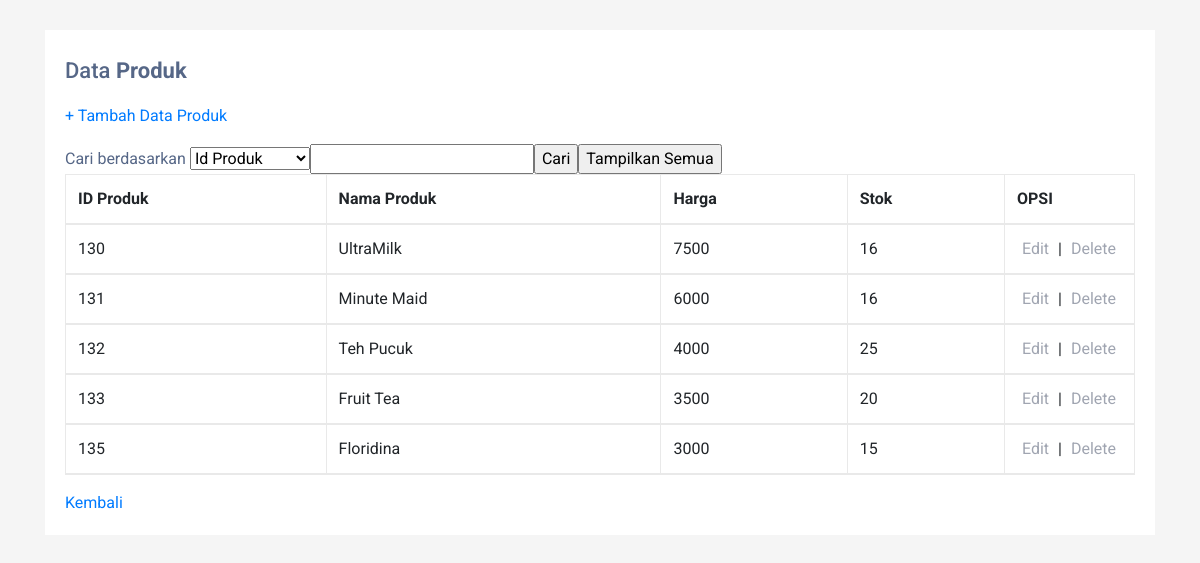
The page /produk.php (signed in) on the database its author committed.
### tables this page shows
CREATE TABLE `produk` (
  `ProdukID` int(11) NOT NULL,
  `NamaProduk` varchar(30) NOT NULL,
  `Harga` int(11) NOT NULL,
  `Stok` int(11) NOT NULL
);

### produk.php (the view, shortened to what this page needs)
<?php
if (!isset($_SESSION["username"])) {
  header("location:login.php");
} else {
  ?>
<!DOCTYPE html>
<html lang="en">
<head>
<link rel="stylesheet" href="https://stackpath.bootstrapcdn.com/bootstrap/4.5.0/css/bootstrap.min.css">
<link rel="stylesheet" href="https://maxcdn.bootstrapcdn.com/font-awesome/4.7.0/css/font-awesome.min.css">
</head>
<body>
<div class="container-xl">
    <div class="table-responsive">
        <div class="table-wrapper">
            <div class="table-title">
                <div class="row">
                    <div class="col-sm-8"><h2>Data <b>Produk</b></h2></div>
                    <div class="col-sm-4">
                    </div>
                </div>
            </div>
            <p><a href="insert_produk.php" class="tambah" title="Tambah" data-toggle="tooltip">+ Tambah Data Produk</a></p>
            <table class="table table-striped table-hover table-bordered">
            <form action="" method="post">
              <select name="pilih">
                <option value="ProdukID">Id Produk</option>
              </select>
              <input type="text" name="tekscari" size="24">
              <input type="submit" name="cari" value="Cari">
              <input type="submit" name="semua" value="Tampilkan Semua">
            </form>
            <thead>
<tr>
<th>ID Produk</th> <th>Nama Produk</th> <th>Harga</th> <th>Stok</th> <th>OPSI</th>
<?php
include "koneksi.php";
$tampil = "";
if (isset($_POST['cari'])) {
  $pilih = $_POST['pilih'];
  $tekscari = $_POST['tekscari'];
  $tampil = mysqli_query($koneksi, "select * from produk where $pilih like '%$tekscari%'");
} else{
  $tampil = mysqli_query($koneksi, "select * from produk");
}
foreach ($tampil as $row) {
  ?>
 <tr>
 <td><?php echo $row['ProdukID']; ?></td>
 <td><?php echo $row['NamaProduk']; ?></td>
 <td><?php echo $row['Harga']; ?></td>
 <td><?php echo $row['Stok']; ?></td>
                    <td>
                    <a href="update_produk.php?ProdukID=<?php echo $row['ProdukID']?>">Edit</a> |
                    <a href="delete_produk.php?ProdukID=<?php echo $row['ProdukID']?>">Delete</a>
 </td>
                    </tr>
                <?php
                }
                ?>
            </table>
            <a href="dashboard.php" class="kembali" title="Kembali" data-toggle="tooltip">Kembali</a>
    </div>
</div>
</body>
</html>
<?php
}
?>

### produk.php (style rules this page uses)
body { color: #566787; background: #f5f5f5; font-family: 'Roboto', sans-serif; }
.table-responsive { margin: 30px 0; }
.table-wrapper { min-width: 1000px; background: #fff; padding: 20px; box-shadow: 0 1px 1px rgba(0,0,0,.05); }
.table-title { padding-bottom: 10px; margin: 0 0 10px; min-width: 100%; }
.table-title h2 { margin: 8px 0 0; font-size: 22px; }
table.table tr th, table.table tr td { border-color: #e9e9e9; }
table.table td:last-child { width: 130px; }
table.table td a { color: #a0a5b1; display: inline-block; margin: 0 5px; }

### rows shown on the page
produk: ProdukID "130", NamaProduk "UltraMilk", Harga "7500", Stok "16"
produk: ProdukID "131", NamaProduk "Minute Maid", Harga "6000", Stok "16"
produk: ProdukID "132", NamaProduk "Teh Pucuk", Harga "4000", Stok "25"
produk: ProdukID "133", NamaProduk "Fruit Tea", Harga "3500", Stok "20"
produk: ProdukID "135", NamaProduk "Floridina", Harga "3000", Stok "15"
